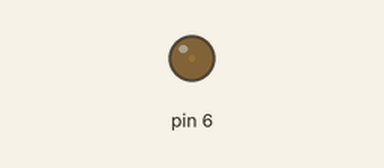
The sketch below on a simulated Arduino Uno, built with avr-gcc and run on an emulated ATmega328P. Shown: output pins drawn as LEDs (lit = HIGH).

Above: at 0.05 s.
At 1.55 s:
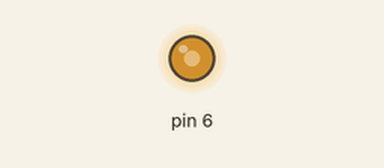
At 2.35 s:
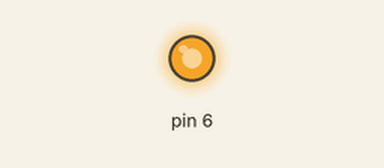
At 4.65 s:
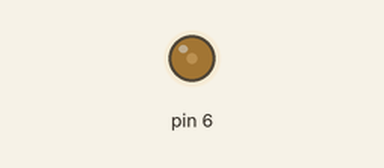
Timing chart, 0 to 6.9 s (numbered marks = the images above):
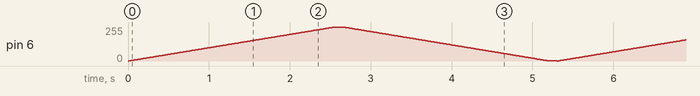

The sketch:

Led_Britness_Controll_using_forloop.ino
```cpp
void setup() {
  // put your setup code here, to run once:

}

void loop() {
  // put your main code here, to run repeatedly:


 //{stp-step Britness up in dwon


// analogWrite(6,0);
// delay(1000);
// analogWrite(6,64);
// delay(1000);
// analogWrite(6,128);
// delay(1000);
// analogWrite(6,192);
// delay(1000);
// analogWrite(6,255);
// delay(1000);
// analogWrite(6,200);
// delay(1000);
//                                 }


 for(int a=0;a<255;a++){
  analogWrite(6,a);
  delay(10);
 }
 delay(100);
 for(int a=255;a>0;a--){
  analogWrite(6,a);
  delay(10);
 }
  delay(100);
}
```
